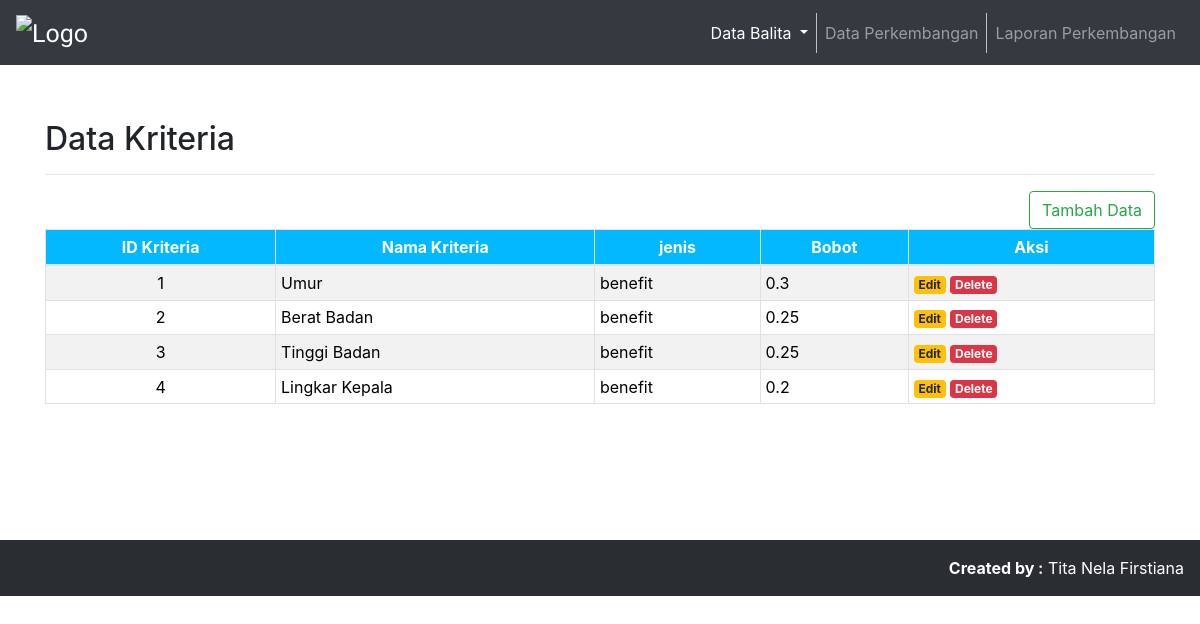
The app's page /admin/kriteria.php with its own data.
### tables this page shows
CREATE TABLE `kriteriasaw` (
  `id_kriteria` int(100) NOT NULL,
  `nama_kriteria` varchar(50) NOT NULL,
  `jenis` enum('cost','benefit') NOT NULL,
  `bobot` double NOT NULL
);

### admin/kriteria.php (the view, shortened to what this page needs)
<?php
	include('koneksi.php');
?>
<!DOCTYPE html>
<html lang="en">
<head>
	<link rel="stylesheet" href="https://maxcdn.bootstrapcdn.com/bootstrap/4.5.2/css/bootstrap.min.css">
	<link rel="stylesheet" href="style.css">
	<link rel="stylesheet" href="https://cdnjs.cloudflare.com/ajax/libs/font-awesome/4.7.0/css/font-awesome.min.css">
</head>
<body>
	<nav class="navbar navbar-expand-md bg-dark navbar-dark fixed-top">
		<a class="navbar-brand">
			<img src="http://indihealth.com/indihealthcom/assets/images/products/5acf891ba61c4.png" alt="Logo"
				style="width:150px;"></a>
		<div class="collapse navbar-collapse" id="collapsibleNavbar">
			<ul class="navbar-nav ml-auto">
				<li class="nav-item dropdown active">
					<a class="nav-link dropdown-toggle" href="#" id="navbarDropdown" role="button"
						data-toggle="dropdown" aria-haspopup="true" aria-expanded="false">
						Data Balita
					</a>
				</li>
				<li class="nav-item">
					<a class="nav-link" href="index-perkembangan.php">Data Perkembangan</a>
				</li>
				<li class="nav-item">
					<a class="nav-link" href="laporan-perkembangan.php">Laporan Perkembangan</a>
				</li>
			</ul>
		</div>
	</nav>
	<br><br><br><br><br>
	<div class="container">
		<h2>Data Kriteria</h2>
		<hr>
		<div id="button">
			<span style="float: right">
				<a href="proses/create-kriteria.php" class="btn btn-outline-success" role="button">Tambah Data</a>
			</span>
		</div>
		<table class="table table-striped table-hover table-sm table-bordered">
			<thead class="thead">
				<tr align="center">
					<th>ID Kriteria</th>
					<th>Nama Kriteria</th>
					<th>jenis</th>
					<th>Bobot</th>
					<th>Aksi</th>
				</tr>
			</thead>
			<tbody>
				<?php
				$sql = mysqli_query($koneksi, "SELECT * FROM kriteriasaw")
					or die(mysqli_error($koneksi));
				if(mysqli_num_rows($sql) > 0){
					while($data = mysqli_fetch_assoc($sql)){
						echo '
						<tr>
							<td align="center">'.$data['id_kriteria'].'</td>
							<td>'.$data['nama_kriteria'].'</td>
							<td>'.$data['jenis'].'</td>
							<td>'.$data['bobot'].'</td>
							<td>
								<a href="proses/edit-kriteria.php?id_kriteria='.$data['id_kriteria'].'"><span class="badge badge-warning">Edit</a>
								<a href="proses/delete-kriteria.php?id_kriteria='.$data['id_kriteria'].'" class="badge badge-danger" onclick="return confirm(\'Yakin ingin menghapus data ini?\')">Delete</a>
							</td>
						</tr>
						';
					}
				}else{
					echo '
					<tr>
						<td colspan="6">Tidak ada data.</td>
					</tr>
					';
				}
			?>
		</table>
	</div>
   <br>
   <br>
   <br>
   <br>
   <br>
	<?php
		include('template/footer.php');
	?>
</body>
</html>

### admin/style.css (style rules this page uses)
.navbar-nav .nav-item:not(:last-child) { border-right: 1px solid silver; }
.navbar-brand { font-family: 'Roboto', sans-serif; font-size: 25px; margin: 0px; }
.table { color: black; }
.thead { background-color: rgb(4, 184, 255); color:white; }

### records on screen
kriteriasaw: id_kriteria "1", nama_kriteria "Umur", jenis "benefit", bobot "0.3"
kriteriasaw: id_kriteria "2", nama_kriteria "Berat Badan", jenis "benefit", bobot "0.25"
kriteriasaw: id_kriteria "3", nama_kriteria "Tinggi Badan", jenis "benefit", bobot "0.25"
kriteriasaw: id_kriteria "4", nama_kriteria "Lingkar Kepala", jenis "benefit", bobot "0.2"
